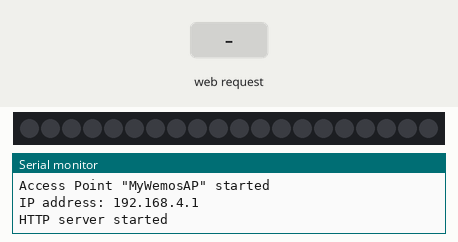
This program was run on a simulated ESP8266 (Wemos D1 mini). On the bench: 20 RGB LEDs in strip order, left to right, the last lines printed to the serial monitor. Inputs (shaded band) come from the test bench. Dim RGB values are drawn brighter than linear.

Above: at 1.2 s.
1.3 s: HTTP request GET /update?slider3=1 received
At 2.5 s:
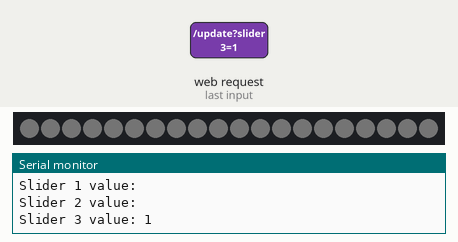
2.8 s: HTTP request GET /update?slider1=120&slider2=120&slider3=120 received
4.3 s: HTTP request GET /update received
At 4.8 s:
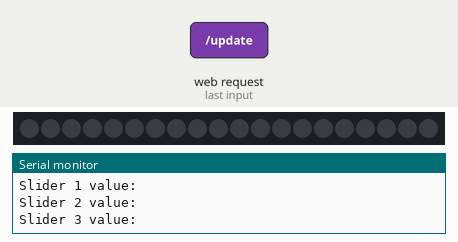
5.8 s: HTTP request GET /update?slider1=1&slider2=1&slider3=1 received
At 7.1 s:
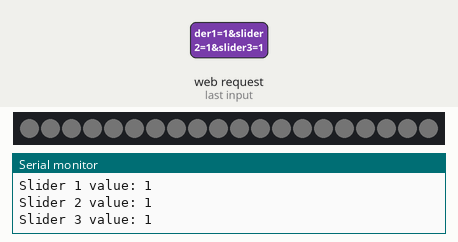
Timing chart, 0 to 8.3 s (numbered marks = the images above; inputs shaded):
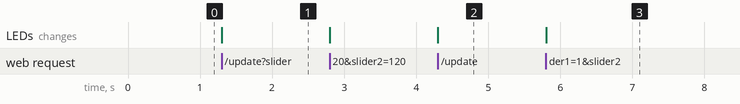

The program:

main.cpp
```cpp
#include <Arduino.h>
#include <FastLED.h>

#include "LedUtils.h"
#include "WifiUtils.h"

void setup()
{
  setupWifi();
  FastLED.addLeds<NEOPIXEL, DATA_PIN>(leds, NUM_LEDS);

  ledsFillSolid(0, 0, 0);
}

bool once = true;
void loop()
{
  if (once)
  {
    ledsFillSolid(0, 0, 0);
    once = false;
  }
  server.handleClient();
}
```

LedUtils.h
```cpp
#ifndef LEDUTILS_H
#define LEDUTILS_H

#include <FastLED.h>

#define NUM_LEDS 20
#define DATA_PIN D4

extern CRGB leds[NUM_LEDS];

void ledsFillSolid(int hue, int saturation, int luma);

#endif
```

WifiUtils.h
```cpp
#ifndef WIFIUTILS_H
#define WIFIUTILS_H

#include <ESP8266WiFi.h>
#include <ESP8266WebServer.h>
#include "LedUtils.h"

extern const char *ssid;
extern const char *password;
extern IPAddress local_IP;
extern ESP8266WebServer server;

void handleRoot();
void handleUpdate();
void setupWifi();

#endif // WIFIUTILS_H
```

htmlPage.h
```cpp
#include <Arduino.h>

const char *htmlPage = R"rawliteral(
<!DOCTYPE HTML>
<html>
<head>
  <title>Slider and Button Control</title>
  <meta name="viewport" content="width=device-width, initial-scale=1">
  <style>
    body {
        text-align: center;
        font-family: Arial, Helvetica, sans-serif;
        display: flex;
        justify-content: center;
        flex-direction: column;
        gap: 1rem;
    }
    #hue-gradient {
        height: 1rem;
        width: 100%;
        background: linear-gradient(
            to right,
            #ff0000 0%,
            #ffff00 17%,
            #00ff00 33%,
            #00ffff 50%,
            #0000ff 67%,
            #ff00ff 83%,
            #ff0000 100%
        );
    }
  </style>
</head>
<body>
  <h2>Control Panel</h2>
  <label for="slider1">Hue:</label>
  <div id="hue-gradient"></div>
  <input type="range" id="slider1" class="slider" min="0" max="255" value="50"><br><br>
  <label for="slider2">Saturation:</label>
  <input type="range" id="slider2" class="slider" min="0" max="255" value="50"><br><br>
  <label for="slider3">Luma:</label>
  <input type="range" id="slider3" class="slider" min="0" max="255" value="50"><br><br>
  <button onclick="sendData()">Submit</button>
  <script>
    function sendData() {
      var slider1Value = document.getElementById('slider1').value;
      var slider2Value = document.getElementById('slider2').value;
      var slider3Value = document.getElementById('slider3').value;
      var xhr = new XMLHttpRequest();
      xhr.open('GET', '/update?slider1=' + slider1Value + '&slider2=' + slider2Value + '&slider3=' + slider3Value, true);
      xhr.send();
    }
  </script>
</body>
</html>
)rawliteral";
```

LedUtils.cpp
```cpp
#include "LedUtils.h"

CRGB leds[NUM_LEDS];

void ledsFillSolid(int hue, int saturation, int luma)
{
    for (int i = 0; i < NUM_LEDS; i++)
    {
        leds[i] = CHSV(hue, saturation, luma);
    }
    FastLED.show();
}
```

WifiUtils.cpp
```cpp
#include "WiFiUtils.h"
#include "htmlPage.h"

const char *ssid = "MyWemosAP";
const char *password = "password";
IPAddress local_IP(192, 168, 4, 1);

ESP8266WebServer server(80);

void handleRoot()
{
    server.send(200, "text/html", htmlPage);
}

void handleUpdate()
{
    String slider1Value = server.arg("slider1");
    String slider2Value = server.arg("slider2");
    String slider3Value = server.arg("slider3");
    Serial.println("Slider 1 value: " + slider1Value);
    Serial.println("Slider 2 value: " + slider2Value);
    Serial.println("Slider 3 value: " + slider3Value);
    server.send(200, "text/plain", "OK");

    ledsFillSolid(slider1Value.toInt(), slider2Value.toInt(), slider3Value.toInt());
}

void setupWifi()
{
    Serial.begin(115200);

    WiFi.softAPConfig(local_IP, local_IP, IPAddress(255, 255, 255, 0));
    WiFi.softAP(ssid, password);

    Serial.println();
    Serial.print("Access Point \"");
    Serial.print(ssid);
    Serial.println("\" started");
    Serial.print("IP address: ");
    Serial.println(WiFi.softAPIP());

    server.on("/", handleRoot);
    server.on("/update", handleUpdate);

    server.begin();
    Serial.println("HTTP server started");
}
```

Measured:
- after the input at 1.3 s, the LEDs: change at once (image 1)
- after the input at 4.3 s, the LEDs: change at once (image 2)
- after the input at 5.8 s, the LEDs: change at once (image 3)
